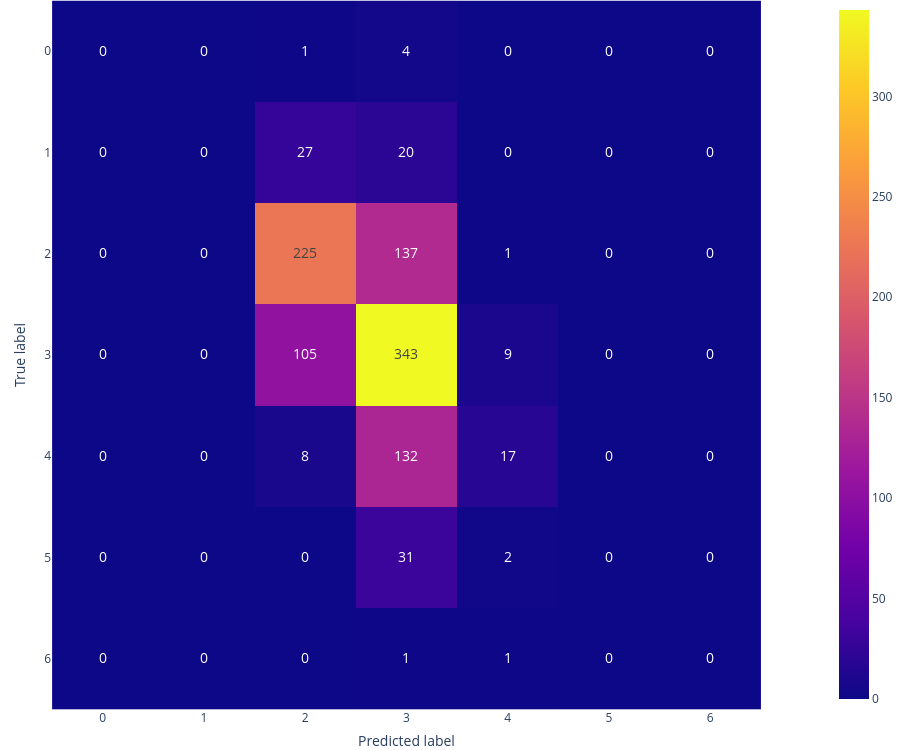

This figure's notebook cell:
### Code cell
classifier =  LogisticRegression(solver='liblinear', penalty='l1', max_iter = 100, random_state = seed, C=1)
confusion(classifier, wine_X_tr, wine_y_tr, wine_X_val, wine_y_val)

### Figure 1 — Plotly figure (JSON) as saved in the notebook; plotly's stock layout.template omitted (floating-point values rounded to 4 significant figures)
{"data": [{"coloraxis": "coloraxis", "hovertemplate": "x: %{x}<br>y: %{y}<br>color: %{z}<extra></extra>", "name": "0", "textfont": {"size": 14}, "texttemplate": "%{z}", "type": "heatmap", "xaxis": "x", "yaxis": "y", "z": [[0, 0, 1, 4, 0, 0, 0], [0, 0, 27, 20, 0, 0, 0], [0, 0, 225, 137, 1, 0, 0], [0, 0, 105, 343, 9, 0, 0], [0, 0, 8, 132, 17, 0, 0], [0, 0, 0, 31, 2, 0, 0], [0, 0, 0, 1, 1, 0, 0]]}], "layout": {"coloraxis": {"colorscale": [[0, "#0d0887"], [0.1111, "#46039f"], [0.2222, "#7201a8"], [0.3333, "#9c179e"], [0.4444, "#bd3786"], [0.5556, "#d8576b"], [0.6667, "#ed7953"], [0.7778, "#fb9f3a"], [0.8889, "#fdca26"], [1, "#f0f921"]]}, "height": 750, "margin": {"b": 0, "l": 0, "r": 0, "t": 0}, "width": 900, "xaxis": {"anchor": "y", "constrain": "domain", "domain": [0, 1], "dtick": 1, "scaleanchor": "y", "tickmode": "linear", "title": {"text": "Predicted label"}}, "yaxis": {"anchor": "x", "autorange": "reversed", "constrain": "domain", "domain": [0, 1], "dtick": 1, "tickmode": "linear", "title": {"text": "True label"}}}}
